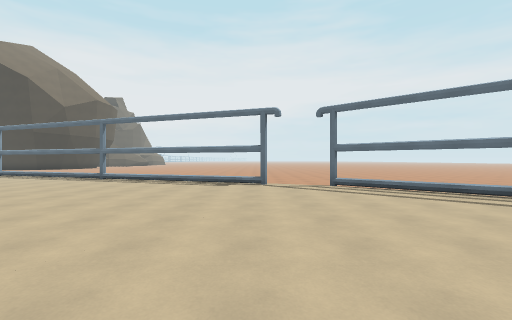
View 1 (above)

24 first-person views from a walk through a 3-D level made in the Godot game engine. The camera is 1.5 m above the floor, looks level and sees 90° across. The floor is counted in squares, 2.14 m on a side. Each view is taken from the middle of a square. On the plan, view 1 faces up. The plan holds only what a view shows up to about 9 squares ahead; the rest is blank. The place goes on beyond the plan. Characters and animated objects are left out. Some surface patterns are stand-ins.

View 2
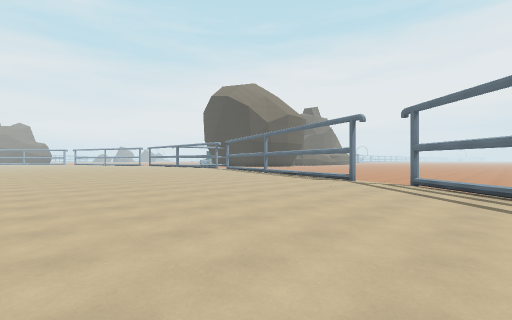

View 3
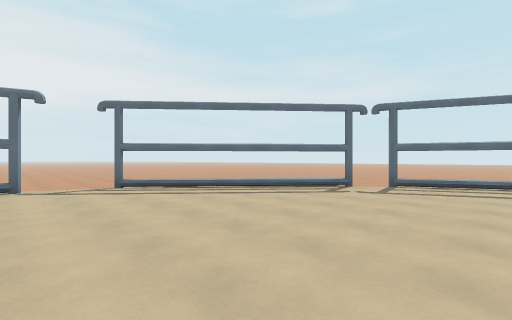

View 4
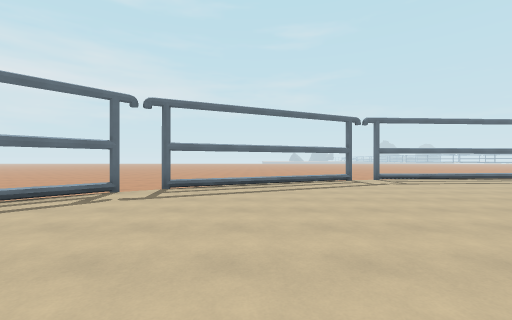

View 5
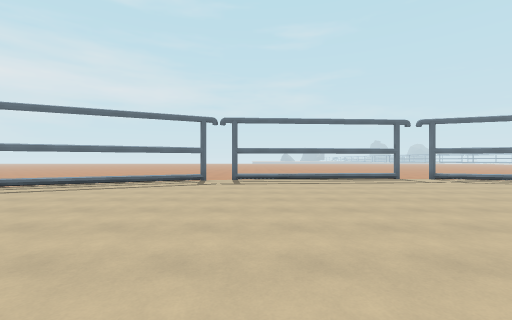

View 6
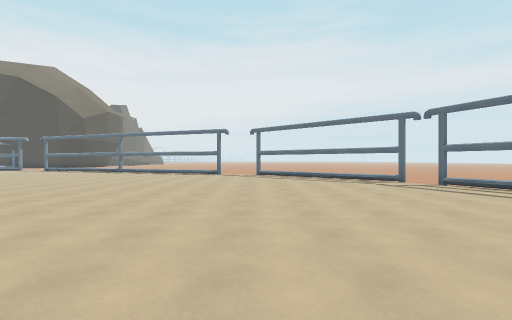

View 7
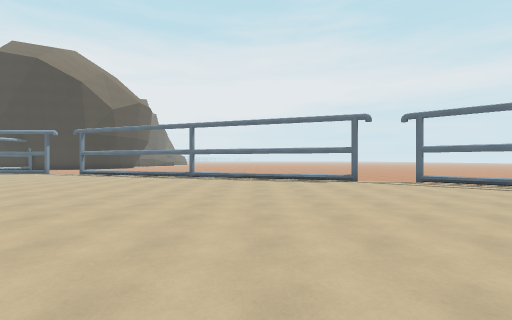

View 8
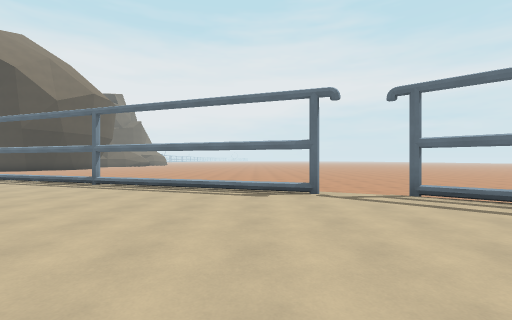

View 9
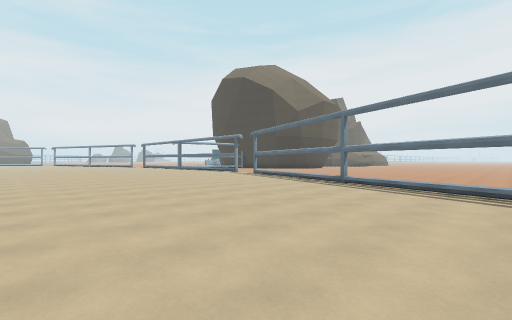

View 10
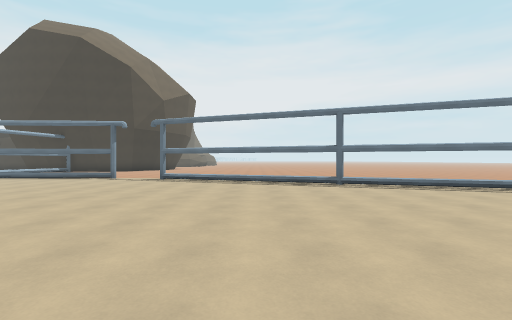

View 11
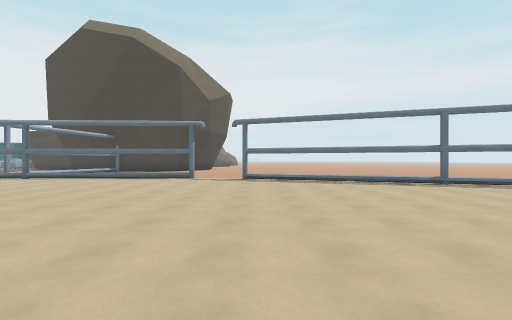

View 12
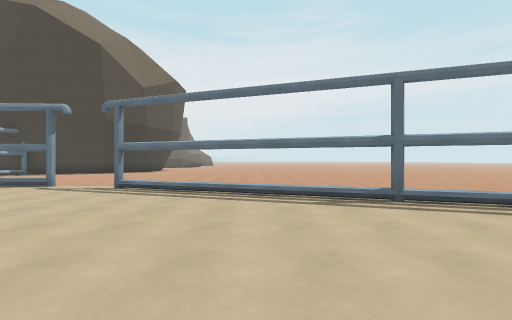

View 13
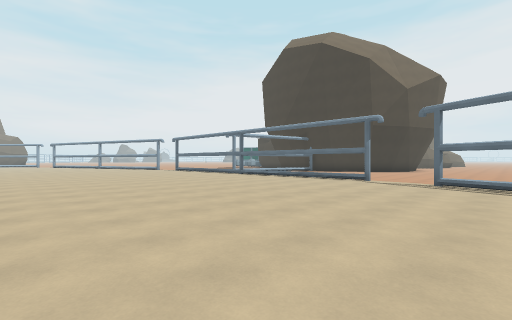

View 14
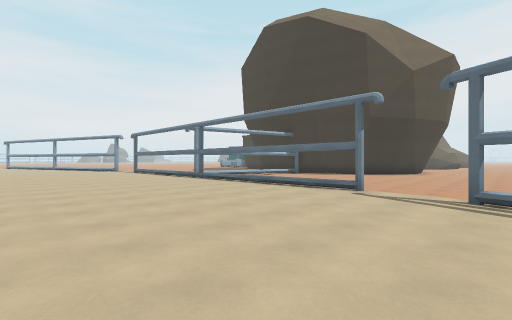

View 15
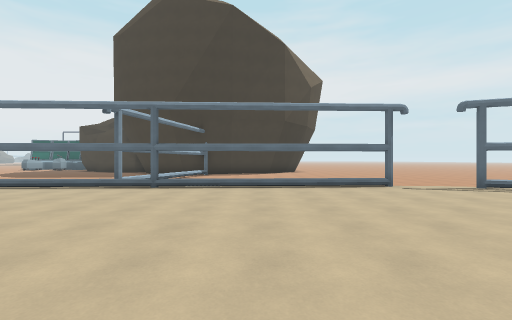

View 16
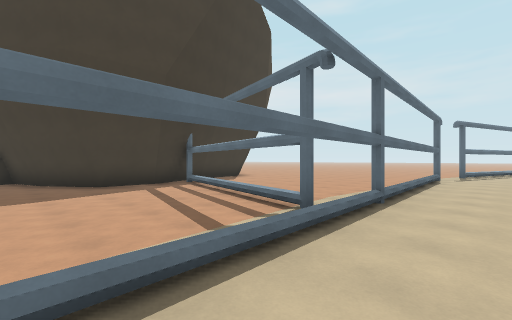

View 17
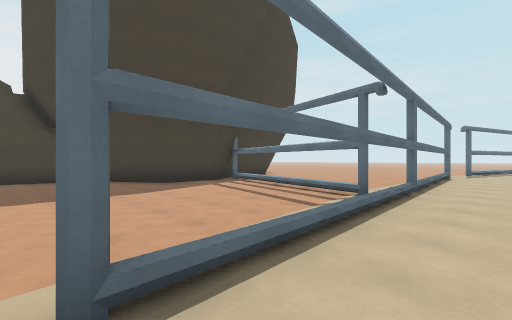

View 18
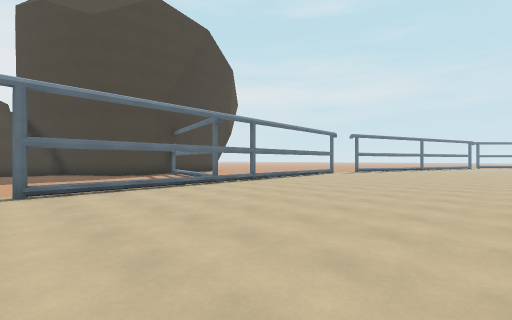

View 19
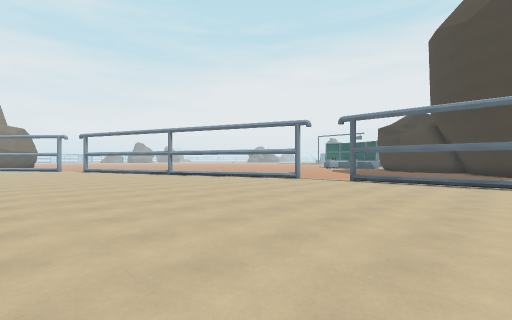

View 20
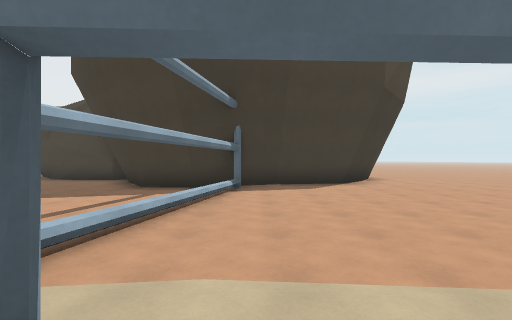

View 21
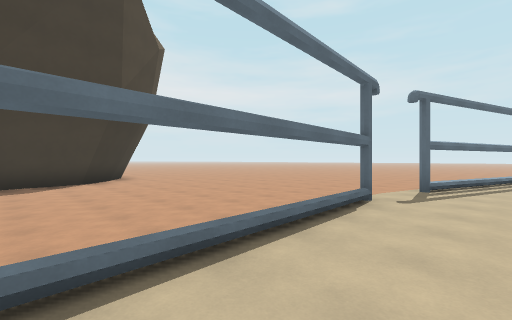

View 22
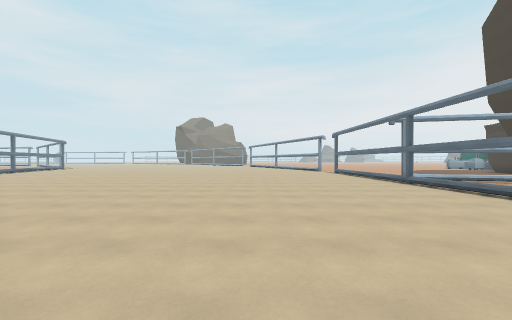

View 23
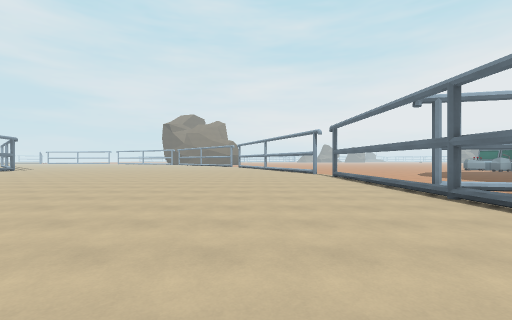

View 24
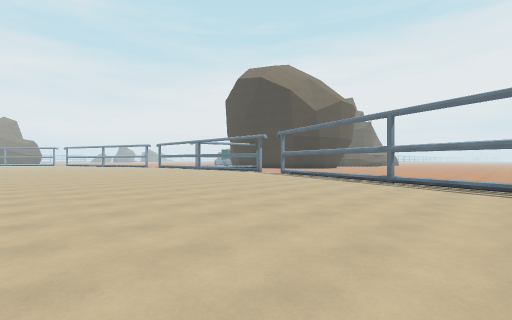

### Floor plan
Key: @ floor where view 1 was taken; # wall or solid block; . floor.
Columns run from 26 left of view 1 to 10 right of it. Each row starts with its distance up from view 1.
 21 ####
 20 ...#      ##....
 19 ...##  ####.....
 18 ....####........
 17 ......#.........
 16 ......#.........
 15 ......#..........
 14 ......#....................
 13 .....#.....................
 12 .....########......  .......
 11 .####..........###     .. ........
 10 ..................##.      .......
  9 ....................###.  ...........
  8 .......................###....   ....
  7 ..........................#.#..   ...
  6 .............................#.   ...
  5 ..............................##.   .
  4 ...............................##....
  3 .....................................
  2   ........ ......................#.
  1   .......  .......................#.
  0   .. ...          ........@.......#.
 -1      ..           .................#
 -2                          ..........#
 -3                           ..........#
 -4                            ..........
 -5                            .........#
 -6                             ........

Where each view was taken, in squares from view 1:
view 1: 0 up, 0 right, facing up
view 2: 1 down, 4 right, facing up-left
view 3: 0 up, 0 right, facing up-right
view 4: 0 up, 1 right, facing right
view 5: 5 down, 1 right, facing right
view 6: 5 down, 2 right, facing up
view 7: 1 down, 3 left, facing up
view 8: 2 up, 1 left, facing up
view 9: 2 up, 2 left, facing up-left
view 10: 2 up, 8 left, facing up
view 11: 2 up, 11 left, facing up
view 12: 5 up, 8 left, facing up
view 13: 3 up, 10 left, facing up-left
view 14: 6 up, 11 left, facing up-left
view 15: 5 up, 17 left, facing up
view 16: 10 up, 24 left, facing up-right
view 17: 10 up, 26 left, facing up-right
view 18: 5 up, 26 left, facing up-right
view 19: 3 up, 22 left, facing up-left
view 20: 11 up, 19 left, facing up
view 21: 10 up, 18 left, facing up-right
view 22: 7 up, 12 left, facing left
view 23: 8 up, 15 left, facing left
view 24: 1 up, 3 left, facing up-left
